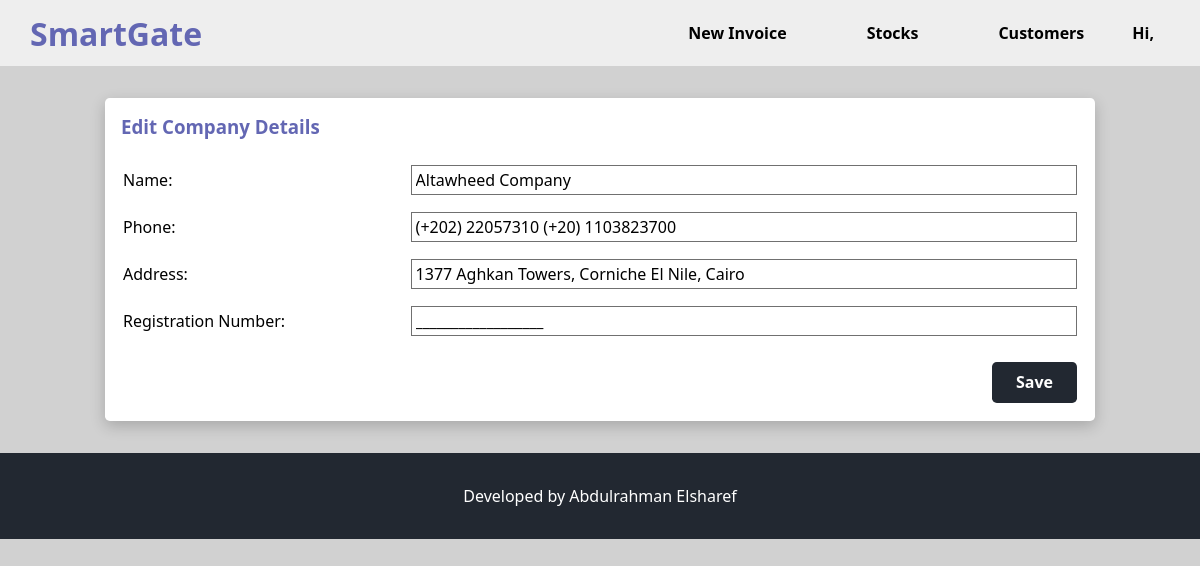
The app's page /profile/2/ (signed in) with its own data.
### invoice/models.py (models this page shows, shortened)
class Profile(models.Model):
    name = models.CharField(max_length=128)
    phone = models.CharField(max_length=50)
    address = models.CharField(max_length=128)
    reg_no = models.CharField(max_length=50, verbose_name="Registration Number")
    class Meta:
        verbose_name_plural = "CompanyProfile"

### invoice/views.py (the view)
# urls.py: path('profile/<int:pk>/', views.ProfileView.as_view(), name='profile'),
class ProfileView(LoginRequiredMixin, SuccessMessageMixin, UpdateView):
    model = Profile
    template_name = 'common/profile.html'
    fields = ['name', 'phone', 'address', 'reg_no']
    success_message = 'Company details are updated successfully!'

### invoice/templates/common/profile.html (shortened to what this page needs)
{% extends '_base.html' %}
{% load static %}
{% block body_block %}
  <div class="display-container">
    <h3>Edit Company Details</h3>
    <form id="form" method="post" action="">
      <table class="input-table">
        {% include 'includes/_form_fields.html' with form_name=form %}
        <tr>
          <td></td>
          <td class="right-align">
            <button type="submit" class="btn btn-primary">
              Save
            </button>
          </td>
        </tr>
      </table>
    </form>
  </div>
{% endblock %}

### invoice/templates/includes/_form_fields.html (shortened to what this page needs)
{% for field in form_name.visible_fields %}
  <tr>
    <td class="label">{{ field.label }}:</td>
    <td class="field">{{ field }}</td>
  </tr>
{% endfor %}

### static/css/styles.css (style rules this page uses)
:root { --clr-primary: #222831; --clr-secondary: #6367b3; --clr-green: #609966; --clr-light-gray: #eeeeee; --clr-white: #fff; --clr-black: #000; --clr-success: #d4edda; --clr-danger: #eb0c0c; --box-shadow: 0 5px 15px rgba(0, 0, 0, 0.2); --border-radius: 0.3rem; --ff-primary: 'Segoe UI', Tahoma, Geneva, Verdana, sans-serif; --transition: all 0.3s ease-in-out; }
* { box-sizing: border-box; margin: 0; padding: 0; }
body { background-color: #d1d1d1; color: var(--clr-black); font-family: var(--ff-primary); font-size: 1rem; }
h3 { color: var(--clr-secondary); font-weight: 600; margin-bottom: 1rem; }
input, select { background-color: var(--clr-white); border: 1px solid #707070; font-family: var(--ff-primary); font-size: 1rem; height: 30px; width: 100%; padding: 0 0.25rem; }
.btn { background-color: var(--clr-primary); border-radius: var(--border-radius); border: transparent; color: var(--clr-white); cursor: pointer; font-family: var(--ff-primary); font-size: 1rem; font-weight: 600; opacity: 1; text-transform: capitalize; transition: var(--transition); }
.btn-primary { margin-top: 1rem; padding: 0.6rem 1.5rem; }
.input-container, .display-container { background-color: var(--clr-white); border-radius: var(--border-radius); box-shadow: var(--box-shadow); margin: 2rem auto; padding: 1rem; }
.display-container { width: 990px; }
.input-table { width: 100%; }
.input-table .label { width: 30%; padding: 0.725rem 0; }
.input-table .field { width: 100%; }
.right-align { text-align: right; }

### records on screen
Profile: visible_fields "Altawheed Company" "(+202) 22057310 (+20) 1103823700" "1377 Aghkan Towers, Corniche El Nile, Cairo" "__________________"

### other values on screen
{{ field.label }} "Name" "Phone" "Address" "Registration Number"
